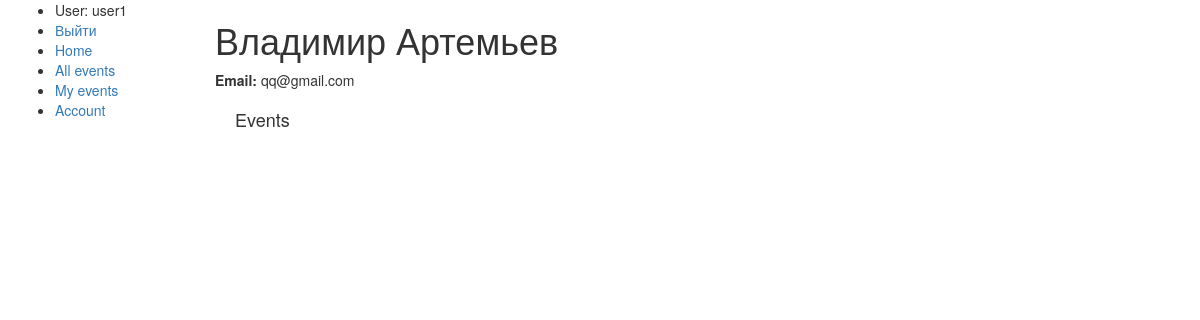
/organizer/user/ (signed in), run on an earlier commit of the app's database.
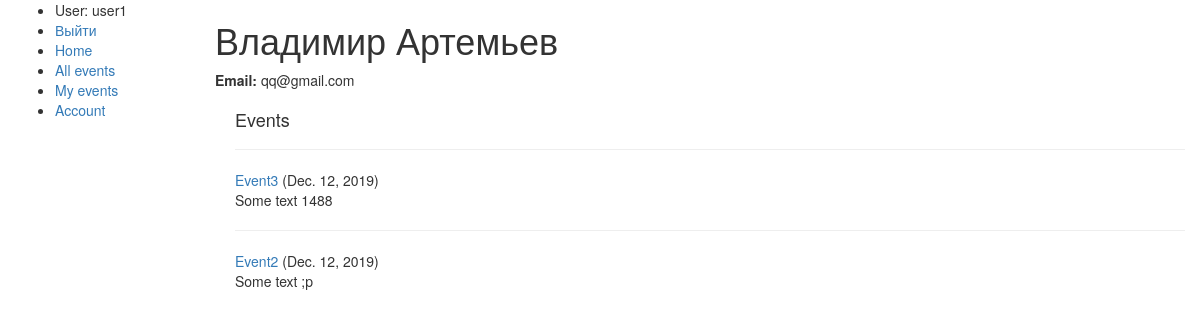
And on a later commit of the database.
### organizer/models.py (models this page shows, shortened)
class Participant(models.Model):
    user = models.ForeignKey(User, on_delete=models.CASCADE)
    event = models.ForeignKey("Event", on_delete=models.CASCADE)
    confirm = models.BooleanField()
    some_custom_data = models.TextField()

class Event(models.Model):
    owner = models.ForeignKey(
        User,
        on_delete=models.SET_NULL,
        null=True,
        blank=True,
    )
    title = models.CharField(max_length=200)
    allow_wife = models.BooleanField(default=False)
    allow_family = models.BooleanField(default=False)
    for_kids = models.BooleanField(default=False)
    size = models.IntegerField(null=True, blank=True)
    date = models.DateField(default=now)
    prepay_date = models.DateField(null=True, blank=True)
    need_transport = models.BooleanField(default=False)
    transport = models.CharField(max_length=200, null=True, blank=True)
    transport_size = models.IntegerField(null=True, blank=True)
    main_price = models.IntegerField(null=True, blank=True)
    other_prices = models.CharField(max_length=200, null=True, blank=True)
    deposit = models.IntegerField(null=True, blank=True)
    some_text = models.TextField(null=True, blank=True)
    def __str__(self):
        return str(self.title)
    def get_absolute_url(self):
        return reverse("event-detail", args=[str(self.id)])
    class Meta:
        ordering = ['date']

### organizer/views.py (the view)
@login_required
def UserDetailView(request):
    return render(
        request,
        'organizer/user_detail.html',
    )

### organizer/templates/organizer/user_detail.html
{% extends 'base_generic.html' %}
{% block content %}
    <h1>{{ user.first_name }} {{ user.last_name }}</h1>
    <p><strong>Email: </strong> {{ user.email }}</p>
    <div style="margin-left: 20px;margin-top: 20px;">
        <h4>Events</h4>
        {% for partic in user.participant_set.all %}
            <hr>
            <a href="{{ partic.event.get_absolute_url }}">{{partic.event}}</a> {% if partic.event.date %} ({{ partic.event.date }}){% endif %}
            <p>{{ partic.event.some_text }}</p>
        {% endfor %}
    </div>
{% endblock content %}

### organizer/templates/base_generic.html (shortened to what this page needs)
<!DOCTYPE html>
<html>
    <head>
        <link rel="stylesheet" href="https://maxcdn.bootstrapcdn.com/bootstrap/3.3.7/css/bootstrap.min.css">
    </head>
    <body>
        <div class="container-fluid">
            <div class="row">
                <div class="col-sm-2">
                    {% if user.is_authenticated %}
                        {% block sidebar %}
                        <ul class="sidebar-nav">
                            <li>User: {{user.get_username }}</li>
                            <li><a href="{% url 'logout' %}">Выйти</a></li>
                            <li><a href="{% url 'index' %}">Home</a></li>
                            <li><a href="{% url 'events' %}">All events</a></li>
                            <li><a href="{% url 'user-events' %}">My events</a></li>
                            <li><a href="{% url 'user-detail' %}">Account</a></li>
                        </ul>
                        {% endblock sidebar %}
                    {% endif %}
                </div>
                <div class="col-sm-10">
                    {% block content %}
                    {% endblock content %}
                </div>
            </div>
        </div>
    </body>
</html>

What changed in the data, as far as the page shows it:
added Participant: event "Event3", event "Dec. 12, 2019", event.some_text "Some text 1488"
added Participant: event "Event2", event "Dec. 12, 2019", event.some_text "Some text ;p"
